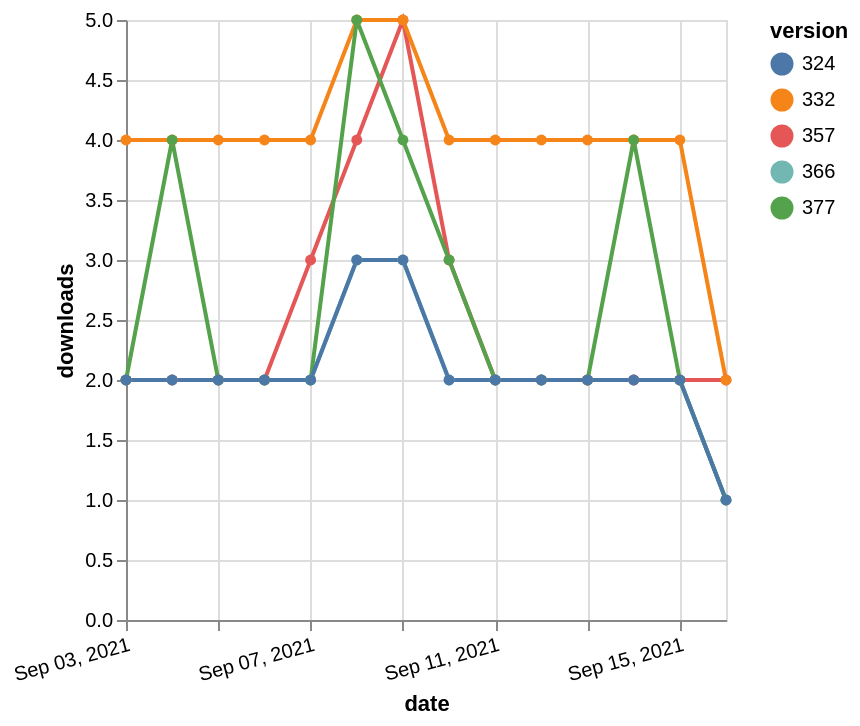

Vega-Lite specification for this chart:
### Vega-Lite specification from a JSON file in a GitHub repository (floating-point values rounded to 4 significant figures)
{"$schema": "https://vega.github.io/schema/vega-lite/v5.json", "description": "A simple bar chart with embedded data.", "data": {"values": [{"date": "2021-09-03", "total": 2322, "delta": 2, "version": "366"}, {"date": "2021-09-04", "total": 2324, "delta": 2, "version": "366"}, {"date": "2021-09-05", "total": 2326, "delta": 2, "version": "366"}, {"date": "2021-09-06", "total": 2328, "delta": 2, "version": "366"}, {"date": "2021-09-07", "total": 2330, "delta": 2, "version": "366"}, {"date": "2021-09-08", "total": 2333, "delta": 3, "version": "366"}, {"date": "2021-09-09", "total": 2336, "delta": 3, "version": "366"}, {"date": "2021-09-10", "total": 2338, "delta": 2, "version": "366"}, {"date": "2021-09-11", "total": 2340, "delta": 2, "version": "366"}, {"date": "2021-09-12", "total": 2342, "delta": 2, "version": "366"}, {"date": "2021-09-13", "total": 2344, "delta": 2, "version": "366"}, {"date": "2021-09-14", "total": 2346, "delta": 2, "version": "366"}, {"date": "2021-09-15", "total": 2348, "delta": 2, "version": "366"}, {"date": "2021-09-16", "total": 2349, "delta": 1, "version": "366"}, {"date": "2021-09-03", "total": 2944, "delta": 2, "version": "357"}, {"date": "2021-09-04", "total": 2946, "delta": 2, "version": "357"}, {"date": "2021-09-05", "total": 2948, "delta": 2, "version": "357"}, {"date": "2021-09-06", "total": 2950, "delta": 2, "version": "357"}, {"date": "2021-09-07", "total": 2953, "delta": 3, "version": "357"}, {"date": "2021-09-08", "total": 2957, "delta": 4, "version": "357"}, {"date": "2021-09-09", "total": 2962, "delta": 5, "version": "357"}, {"date": "2021-09-10", "total": 2965, "delta": 3, "version": "357"}, {"date": "2021-09-11", "total": 2967, "delta": 2, "version": "357"}, {"date": "2021-09-12", "total": 2969, "delta": 2, "version": "357"}, {"date": "2021-09-13", "total": 2971, "delta": 2, "version": "357"}, {"date": "2021-09-14", "total": 2973, "delta": 2, "version": "357"}, {"date": "2021-09-15", "total": 2975, "delta": 2, "version": "357"}, {"date": "2021-09-16", "total": 2977, "delta": 2, "version": "357"}, {"date": "2021-09-03", "total": 5099, "delta": 4, "version": "332"}, {"date": "2021-09-04", "total": 5103, "delta": 4, "version": "332"}, {"date": "2021-09-05", "total": 5107, "delta": 4, "version": "332"}, {"date": "2021-09-06", "total": 5111, "delta": 4, "version": "332"}, {"date": "2021-09-07", "total": 5115, "delta": 4, "version": "332"}, {"date": "2021-09-08", "total": 5120, "delta": 5, "version": "332"}, {"date": "2021-09-09", "total": 5125, "delta": 5, "version": "332"}, {"date": "2021-09-10", "total": 5129, "delta": 4, "version": "332"}, {"date": "2021-09-11", "total": 5133, "delta": 4, "version": "332"}, {"date": "2021-09-12", "total": 5137, "delta": 4, "version": "332"}, {"date": "2021-09-13", "total": 5141, "delta": 4, "version": "332"}, {"date": "2021-09-14", "total": 5145, "delta": 4, "version": "332"}, {"date": "2021-09-15", "total": 5149, "delta": 4, "version": "332"}, {"date": "2021-09-16", "total": 5151, "delta": 2, "version": "332"}, {"date": "2021-09-03", "total": 2122, "delta": 2, "version": "377"}, {"date": "2021-09-04", "total": 2126, "delta": 4, "version": "377"}, {"date": "2021-09-05", "total": 2128, "delta": 2, "version": "377"}, {"date": "2021-09-06", "total": 2130, "delta": 2, "version": "377"}, {"date": "2021-09-07", "total": 2132, "delta": 2, "version": "377"}, {"date": "2021-09-08", "total": 2137, "delta": 5, "version": "377"}, {"date": "2021-09-09", "total": 2141, "delta": 4, "version": "377"}, {"date": "2021-09-10", "total": 2144, "delta": 3, "version": "377"}, {"date": "2021-09-11", "total": 2146, "delta": 2, "version": "377"}, {"date": "2021-09-12", "total": 2148, "delta": 2, "version": "377"}, {"date": "2021-09-13", "total": 2150, "delta": 2, "version": "377"}, {"date": "2021-09-14", "total": 2154, "delta": 4, "version": "377"}, {"date": "2021-09-15", "total": 2156, "delta": 2, "version": "377"}, {"date": "2021-09-16", "total": 2157, "delta": 1, "version": "377"}, {"date": "2021-09-03", "total": 2670, "delta": 2, "version": "324"}, {"date": "2021-09-04", "total": 2672, "delta": 2, "version": "324"}, {"date": "2021-09-05", "total": 2674, "delta": 2, "version": "324"}, {"date": "2021-09-06", "total": 2676, "delta": 2, "version": "324"}, {"date": "2021-09-07", "total": 2678, "delta": 2, "version": "324"}, {"date": "2021-09-08", "total": 2681, "delta": 3, "version": "324"}, {"date": "2021-09-09", "total": 2684, "delta": 3, "version": "324"}, {"date": "2021-09-10", "total": 2686, "delta": 2, "version": "324"}, {"date": "2021-09-11", "total": 2688, "delta": 2, "version": "324"}, {"date": "2021-09-12", "total": 2690, "delta": 2, "version": "324"}, {"date": "2021-09-13", "total": 2692, "delta": 2, "version": "324"}, {"date": "2021-09-14", "total": 2694, "delta": 2, "version": "324"}, {"date": "2021-09-15", "total": 2696, "delta": 2, "version": "324"}, {"date": "2021-09-16", "total": 2697, "delta": 1, "version": "324"}]}, "width": "container", "mark": {"type": "line", "point": {"filled": true}}, "encoding": {"x": {"field": "date", "type": "temporal", "timeUnit": "yearmonthdate", "title": "date", "axis": {"labelAngle": -15}}, "y": {"field": "delta", "type": "quantitative", "title": "downloads"}, "color": {"field": "version", "type": "nominal"}, "tooltip": {"field": "delta"}}}
